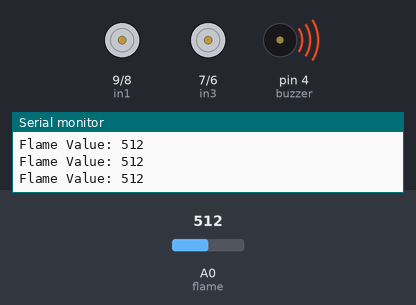
A sketch run on a simulated Arduino Uno, built with avr-gcc and run on an emulated ATmega328P. Shown: motor-driver pin pairs drawn as motors (green arrow = first pin HIGH = forward, orange = second pin HIGH = backward, longer = more drive, scaled by the enable pin), buzzer (waves = sounding, pin HIGH), the last lines printed to the serial monitor. Inputs (shaded band) come from the test bench; at power-on: A0 (flame) = 512.

Above: at 2.2 s.
2.3 s: A0 (flame) set to 311
3.8 s: A0 (flame) set to 289
At 4.2 s:
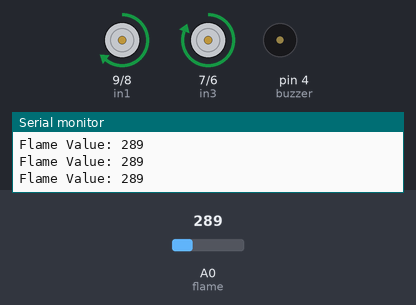
5.3 s: A0 (flame) set to 306
At 5.8 s:
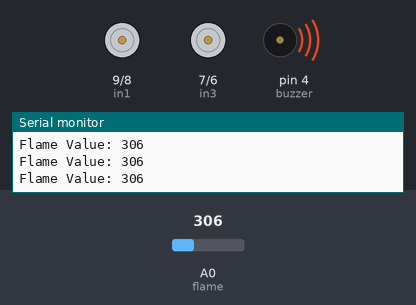
6.8 s: A0 (flame) set to 290
At 7.4 s:
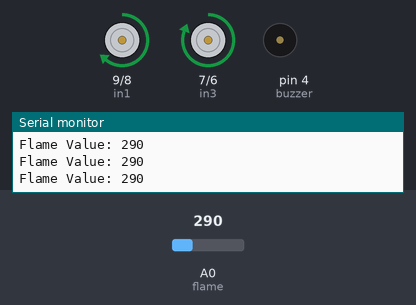
Timing chart, 0 to 9.3 s (numbered marks = the images above; inputs shaded):
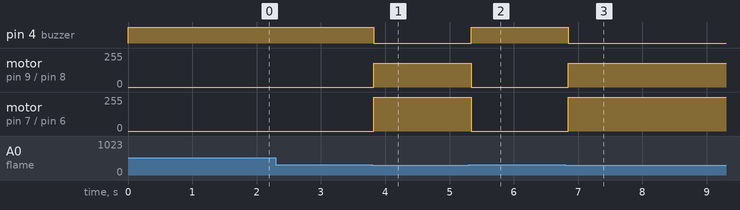

The sketch:

fire_brigade.ino
```cpp
#define enA 10
#define in1 9
#define in2 8

// Pump pins
#define in3 7
#define in4 6
#define enB 5

#define flame A0
#define buzzer 4

int Speed = 180;
int sensorValue;

void setup() {

  Serial.begin(9600);

  pinMode(flame, INPUT);

  // Motor pins
  pinMode(enA, OUTPUT);
  pinMode(in1, OUTPUT);
  pinMode(in2, OUTPUT);

  // Pump pins
  pinMode(in3, OUTPUT);
  pinMode(in4, OUTPUT);
  pinMode(enB, OUTPUT);

  // Buzzer
  pinMode(buzzer, OUTPUT);

  digitalWrite(buzzer, HIGH);

  // Motor speed
  analogWrite(enA, Speed);

  // Pump full speed
  analogWrite(enB, 255);

  Stop();
  PumpOff();

  delay(1000);
}

void loop() {

  sensorValue = analogRead(flame);

  Serial.print("Flame Value: ");
  Serial.println(sensorValue);

  // FIRE DETECTED
  if(sensorValue < 300) {

    Forward();

    PumpOn();

    digitalWrite(buzzer, LOW);
  }
  else {

    Stop();

    PumpOff();

    digitalWrite(buzzer, HIGH);
  }

  delay(50);
}

// ================= MOTOR =================

void Forward() {

  digitalWrite(in1, HIGH);
  digitalWrite(in2, LOW);
}

void Stop() {

  digitalWrite(in1, LOW);
  digitalWrite(in2, LOW);
}

// ================= PUMP =================

void PumpOn() {

  digitalWrite(in3, HIGH);
  digitalWrite(in4, LOW);
}

void PumpOff() {

  digitalWrite(in3, LOW);
  digitalWrite(in4, LOW);
}
```

Measured:
- the behaviour switches between 300 and 299 on A0 (flame) (found by bisection; images 0 and 1)
- after the input at 3.8 s, pin 4 (buzzer): HIGH → LOW at once; motor on pin 9 (in1) / pin 8 (in2): stopped → forward 180/255 at once; motor on pin 7 (in3) / pin 6 (in4): stopped → forward 255/255 at once
- after the input at 5.3 s, pin 4 (buzzer): LOW → HIGH at once; motor on pin 9 (in1) / pin 8 (in2): forward 180/255 → stopped at once; motor on pin 7 (in3) / pin 6 (in4): forward 255/255 → stopped at once
- after the input at 6.8 s, pin 4 (buzzer): HIGH → LOW after 0.05 s; motor on pin 9 (in1) / pin 8 (in2): stopped → forward 180/255 after 0.05 s; motor on pin 7 (in3) / pin 6 (in4): stopped → forward 255/255 after 0.05 s
